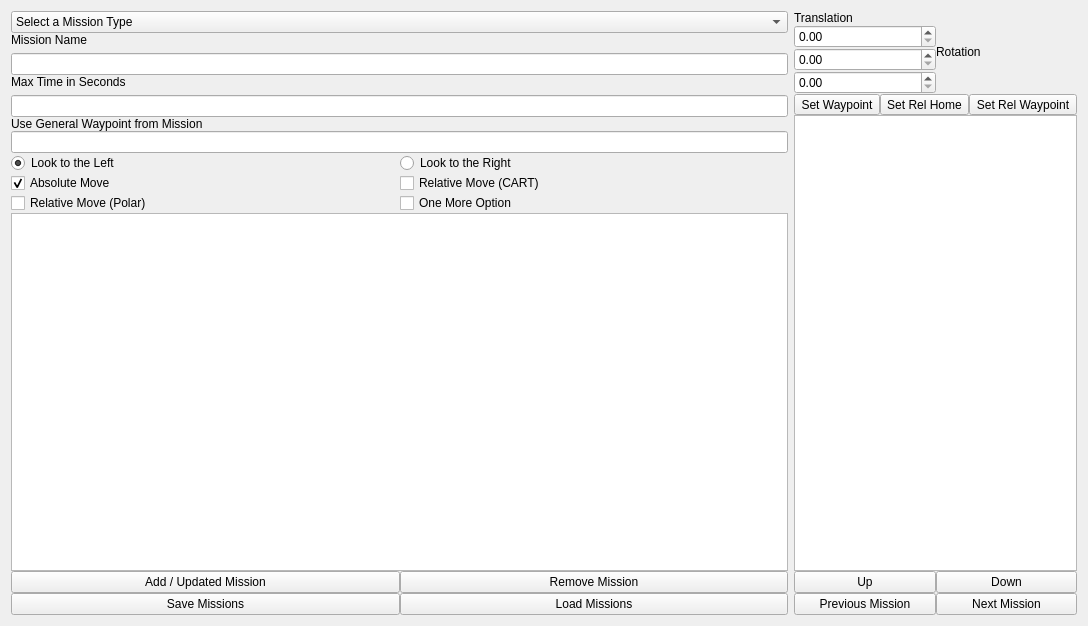
<?xml version="1.0" encoding="UTF-8"?>
<ui version="4.0">
 <class>MissionCommander</class>
 <widget class="QWidget" name="MissionCommander">
  <property name="geometry">
   <rect>
    <x>0</x>
    <y>0</y>
    <width>1088</width>
    <height>626</height>
   </rect>
  </property>
  <property name="windowTitle">
   <string>Mission Commander</string>
  </property>
  <layout class="QHBoxLayout" name="horizontalLayout_2">
   <item>
    <layout class="QGridLayout" name="gridLayout">
     <property name="sizeConstraint">
      <enum>QLayout::SetNoConstraint</enum>
     </property>
     <property name="spacing">
      <number>0</number>
     </property>
     <item row="8" column="0">
      <layout class="QHBoxLayout" name="horizontalLayout_5">
       <property name="sizeConstraint">
        <enum>QLayout::SetMaximumSize</enum>
       </property>
       <property name="topMargin">
        <number>0</number>
       </property>
       <item>
        <widget class="QPushButton" name="saveMissionList">
         <property name="sizePolicy">
          <sizepolicy hsizetype="Minimum" vsizetype="Maximum">
           <horstretch>0</horstretch>
           <verstretch>0</verstretch>
          </sizepolicy>
         </property>
         <property name="text">
          <string>Save Missions</string>
         </property>
        </widget>
       </item>
       <item>
        <widget class="QPushButton" name="loadMissionList">
         <property name="sizePolicy">
          <sizepolicy hsizetype="Minimum" vsizetype="Maximum">
           <horstretch>0</horstretch>
           <verstretch>0</verstretch>
          </sizepolicy>
         </property>
         <property name="text">
          <string>Load Missions</string>
         </property>
        </widget>
       </item>
      </layout>
     </item>
     <item row="1" column="0">
      <widget class="QComboBox" name="missionTypeCB">
       <item>
        <property name="text">
         <string>Select a Mission Type</string>
        </property>
       </item>
       <item>
        <property name="text">
         <string>Navigation</string>
        </property>
       </item>
       <item>
        <property name="text">
         <string>Navigation v3</string>
        </property>
       </item>
       <item>
        <property name="text">
         <string>Qualification Gate</string>
        </property>
       </item>
       <item>
        <property name="text">
         <string>Bouys - Red</string>
        </property>
       </item>
       <item>
        <property name="text">
         <string>Bouys - Green</string>
        </property>
       </item>
       <item>
        <property name="text">
         <string>Bouys - Yellow</string>
        </property>
       </item>
       <item>
        <property name="text">
         <string>Football Gate</string>
        </property>
       </item>
       <item>
        <property name="text">
         <string>Torpedo Board - Locate</string>
        </property>
       </item>
       <item>
        <property name="text">
         <string>Torpedo Board - Grab Handle</string>
        </property>
       </item>
       <item>
        <property name="text">
         <string>Torpedo Board - Fire Torpedos</string>
        </property>
       </item>
       <item>
        <property name="text">
         <string>Dropper - Locate</string>
        </property>
       </item>
       <item>
        <property name="text">
         <string>Dropper - Grab Handle</string>
        </property>
       </item>
       <item>
        <property name="text">
         <string>Dropper - Drop</string>
        </property>
       </item>
       <item>
        <property name="text">
         <string>Octogon</string>
        </property>
       </item>
       <item>
        <property name="text">
         <string>Entry Gate v3</string>
        </property>
       </item>
      </widget>
     </item>
     <item row="5" column="0">
      <layout class="QHBoxLayout" name="horizontalLayout_4">
       <property name="sizeConstraint">
        <enum>QLayout::SetMaximumSize</enum>
       </property>
       <item>
        <widget class="QRadioButton" name="lookLeft">
         <property name="text">
          <string>Look to the Left</string>
         </property>
         <property name="checked">
          <bool>true</bool>
         </property>
        </widget>
       </item>
       <item>
        <widget class="QRadioButton" name="lookRight">
         <property name="text">
          <string>Look to the Right</string>
         </property>
        </widget>
       </item>
      </layout>
     </item>
     <item row="3" column="0">
      <layout class="QVBoxLayout" name="verticalLayout">
       <property name="spacing">
        <number>6</number>
       </property>
       <property name="sizeConstraint">
        <enum>QLayout::SetMinimumSize</enum>
       </property>
       <item>
        <widget class="QLabel" name="label">
         <property name="sizePolicy">
          <sizepolicy hsizetype="Preferred" vsizetype="Fixed">
           <horstretch>0</horstretch>
           <verstretch>0</verstretch>
          </sizepolicy>
         </property>
         <property name="text">
          <string>Max Time in Seconds</string>
         </property>
        </widget>
       </item>
       <item>
        <widget class="QLineEdit" name="maxTimeLineEdit">
         <property name="sizePolicy">
          <sizepolicy hsizetype="Expanding" vsizetype="Maximum">
           <horstretch>0</horstretch>
           <verstretch>0</verstretch>
          </sizepolicy>
         </property>
        </widget>
       </item>
      </layout>
     </item>
     <item row="6" column="0">
      <layout class="QGridLayout" name="gridLayout_2">
       <property name="sizeConstraint">
        <enum>QLayout::SetDefaultConstraint</enum>
       </property>
       <item row="2" column="0">
        <widget class="QCheckBox" name="checkBox_3">
         <property name="text">
          <string>Relative Move (Polar)</string>
         </property>
        </widget>
       </item>
       <item row="2" column="1">
        <widget class="QCheckBox" name="checkBox_4">
         <property name="text">
          <string>One More Option</string>
         </property>
        </widget>
       </item>
       <item row="1" column="1">
        <widget class="QCheckBox" name="useLaser">
         <property name="text">
          <string>Relative Move (CART)</string>
         </property>
        </widget>
       </item>
       <item row="1" column="0">
        <widget class="QCheckBox" name="useKalmanFilter">
         <property name="text">
          <string>Absolute Move</string>
         </property>
         <property name="checked">
          <bool>true</bool>
         </property>
        </widget>
       </item>
       <item row="3" column="0" colspan="2">
        <widget class="QPlainTextEdit" name="parameterStringInputs"/>
       </item>
      </layout>
     </item>
     <item row="4" column="0">
      <layout class="QVBoxLayout" name="verticalLayout_3">
       <property name="spacing">
        <number>0</number>
       </property>
       <property name="sizeConstraint">
        <enum>QLayout::SetMinimumSize</enum>
       </property>
       <item>
        <widget class="QLabel" name="label_3">
         <property name="sizePolicy">
          <sizepolicy hsizetype="Preferred" vsizetype="Fixed">
           <horstretch>0</horstretch>
           <verstretch>0</verstretch>
          </sizepolicy>
         </property>
         <property name="text">
          <string>Use General Waypoint from Mission</string>
         </property>
        </widget>
       </item>
       <item>
        <widget class="QLineEdit" name="useGeneralWaypoint"/>
       </item>
      </layout>
     </item>
     <item row="2" column="0">
      <layout class="QVBoxLayout" name="verticalLayout_2">
       <property name="spacing">
        <number>6</number>
       </property>
       <property name="sizeConstraint">
        <enum>QLayout::SetMinimumSize</enum>
       </property>
       <item>
        <widget class="QLabel" name="label_2">
         <property name="sizePolicy">
          <sizepolicy hsizetype="Preferred" vsizetype="Fixed">
           <horstretch>0</horstretch>
           <verstretch>0</verstretch>
          </sizepolicy>
         </property>
         <property name="text">
          <string>Mission Name</string>
         </property>
        </widget>
       </item>
       <item>
        <widget class="QLineEdit" name="missionNameLineEdit">
         <property name="sizePolicy">
          <sizepolicy hsizetype="Expanding" vsizetype="Fixed">
           <horstretch>0</horstretch>
           <verstretch>0</verstretch>
          </sizepolicy>
         </property>
        </widget>
       </item>
      </layout>
     </item>
     <item row="7" column="0">
      <layout class="QHBoxLayout" name="horizontalLayout_3">
       <property name="sizeConstraint">
        <enum>QLayout::SetMaximumSize</enum>
       </property>
       <item>
        <widget class="QPushButton" name="addMissionButton">
         <property name="text">
          <string>Add / Updated Mission</string>
         </property>
        </widget>
       </item>
       <item>
        <widget class="QPushButton" name="removeMissionButton">
         <property name="text">
          <string>Remove Mission</string>
         </property>
        </widget>
       </item>
      </layout>
     </item>
    </layout>
   </item>
   <item>
    <layout class="QHBoxLayout" name="horizontalLayout">
     <property name="spacing">
      <number>0</number>
     </property>
     <property name="sizeConstraint">
      <enum>QLayout::SetMaximumSize</enum>
     </property>
     <property name="leftMargin">
      <number>0</number>
     </property>
     <property name="rightMargin">
      <number>0</number>
     </property>
     <item>
      <layout class="QVBoxLayout" name="verticalLayout_6">
       <item>
        <layout class="QHBoxLayout" name="horizontalLayout_7">
         <property name="sizeConstraint">
          <enum>QLayout::SetMinimumSize</enum>
         </property>
         <item>
          <layout class="QVBoxLayout" name="verticalLayout_7">
           <item>
            <widget class="QLabel" name="label_4">
             <property name="sizePolicy">
              <sizepolicy hsizetype="Minimum" vsizetype="Fixed">
               <horstretch>0</horstretch>
               <verstretch>0</verstretch>
              </sizepolicy>
             </property>
             <property name="text">
              <string>Translation</string>
             </property>
            </widget>
           </item>
           <item>
            <widget class="QDoubleSpinBox" name="northTranslation">
             <property name="sizePolicy">
              <sizepolicy hsizetype="Minimum" vsizetype="Fixed">
               <horstretch>0</horstretch>
               <verstretch>0</verstretch>
              </sizepolicy>
             </property>
            </widget>
           </item>
           <item>
            <widget class="QDoubleSpinBox" name="eastTranslation">
             <property name="sizePolicy">
              <sizepolicy hsizetype="Minimum" vsizetype="Fixed">
               <horstretch>0</horstretch>
               <verstretch>0</verstretch>
              </sizepolicy>
             </property>
            </widget>
           </item>
           <item>
            <widget class="QDoubleSpinBox" name="upTranslation">
             <property name="sizePolicy">
              <sizepolicy hsizetype="Minimum" vsizetype="Fixed">
               <horstretch>0</horstretch>
               <verstretch>0</verstretch>
              </sizepolicy>
             </property>
            </widget>
           </item>
          </layout>
         </item>
         <item>
          <layout class="QVBoxLayout" name="verticalLayout_5">
           <item>
            <widget class="QLabel" name="label_5">
             <property name="sizePolicy">
              <sizepolicy hsizetype="Minimum" vsizetype="Fixed">
               <horstretch>0</horstretch>
               <verstretch>0</verstretch>
              </sizepolicy>
             </property>
             <property name="text">
              <string>Rotation</string>
             </property>
            </widget>
           </item>
          </layout>
         </item>
        </layout>
       </item>
       <item>
        <layout class="QHBoxLayout" name="horizontalLayout_8">
         <item>
          <widget class="QToolButton" name="setWaypointButton">
           <property name="sizePolicy">
            <sizepolicy hsizetype="Minimum" vsizetype="Fixed">
             <horstretch>0</horstretch>
             <verstretch>0</verstretch>
            </sizepolicy>
           </property>
           <property name="text">
            <string>Set Waypoint</string>
           </property>
          </widget>
         </item>
         <item>
          <widget class="QToolButton" name="setRelativeHome">
           <property name="text">
            <string>Set Rel Home</string>
           </property>
          </widget>
         </item>
         <item>
          <widget class="QToolButton" name="setRelativeWaypoint">
           <property name="text">
            <string>Set Rel Waypoint</string>
           </property>
          </widget>
         </item>
        </layout>
       </item>
       <item>
        <widget class="QListWidget" name="missionListWidget">
         <property name="enabled">
          <bool>true</bool>
         </property>
         <property name="sizePolicy">
          <sizepolicy hsizetype="Preferred" vsizetype="Preferred">
           <horstretch>0</horstretch>
           <verstretch>0</verstretch>
          </sizepolicy>
         </property>
         <property name="maximumSize">
          <size>
           <width>100050</width>
           <height>16777215</height>
          </size>
         </property>
        </widget>
       </item>
       <item>
        <layout class="QHBoxLayout" name="horizontalLayout_6">
         <item>
          <widget class="QPushButton" name="moveUp">
           <property name="text">
            <string>Up</string>
           </property>
          </widget>
         </item>
         <item>
          <widget class="QPushButton" name="moveDown">
           <property name="text">
            <string>Down</string>
           </property>
          </widget>
         </item>
        </layout>
       </item>
       <item>
        <layout class="QHBoxLayout" name="horizontalLayout_9">
         <item>
          <widget class="QPushButton" name="previousMissionButton">
           <property name="text">
            <string>Previous Mission</string>
           </property>
          </widget>
         </item>
         <item>
          <widget class="QPushButton" name="nextMissionButton">
           <property name="text">
            <string>Next Mission</string>
           </property>
          </widget>
         </item>
        </layout>
       </item>
      </layout>
     </item>
    </layout>
   </item>
  </layout>
 </widget>
 <resources/>
 <connections/>
</ui>
